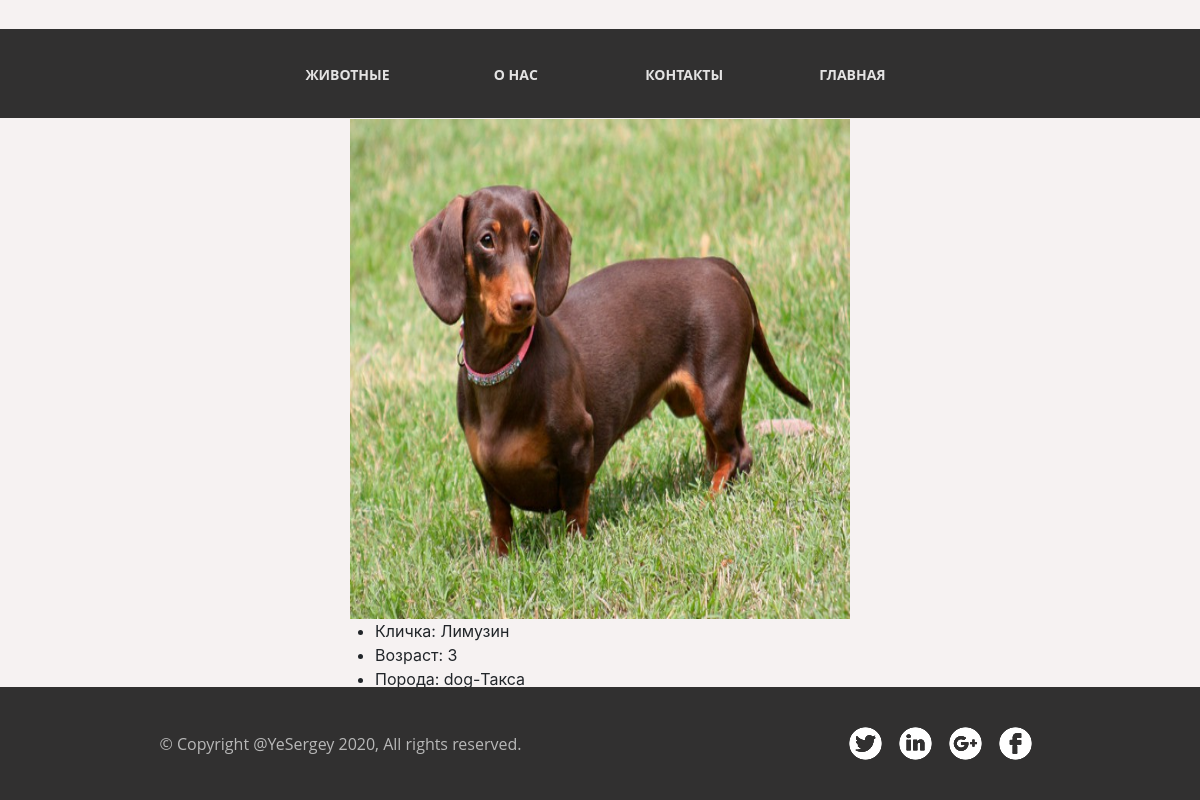
Page /pets/2/ on the committed database.
### pets/models.py (models this page shows, shortened)
class Pet(models.Model):
    pet_type = models.ForeignKey('PetType', on_delete=models.CASCADE, verbose_name='Животина')
    pet_name = models.CharField(max_length=100, verbose_name='Кличка',)
    age = models.IntegerField(verbose_name="Возраст", validators=[validators.MaxValueValidator(300)])
    description = models.TextField(verbose_name="Описание")
    reg_date = models.DateField(auto_now_add=False, verbose_name='Дата регистрации')
    photo = models.ImageField(upload_to='pets_photo', blank=True, verbose_name='Фотография')

class PetType(models.Model):
    DOG = 'dog'
    CAT = 'cat'
    PARROT = 'parrot'
    TYPE_PET = [(DOG, 'dog'), (CAT, 'cat'), (PARROT, 'parrot')]
    type = models.CharField(max_length=90, choices=TYPE_PET, verbose_name='Вид')
    breed = models.CharField(max_length=255, verbose_name='Порода')
    def __str__(self):
        return "-".join((str(self.type), str(self.breed),))

### pets/views.py (the view)
# urls.py: path('pets/<int:pk>/', PetView.as_view(), name='pet_details'),
class PetView(DetailView):
    model = Pet
    context_object_name = 'pet'
    template_name = 'pet_details.html'

### templates/pet_details.html
{% extends 'base.html' %}
{% block content %}
    <div class="main-content">
        <div class="col-lg-4">
            <a href="#">
                <img height="500" width="500" src="{{ pet.photo.url }}" alt="pet_foto">
            </a>
        </div>
        <div class="pet-bio-text">
            <ul>
                <li>Кличка: {{pet.pet_name}}</li>
                <li>Возраст: {{pet.age}}</li>
                <li>Порода: {{pet.pet_type}}</li>
                <li>О питомце: {{pet.description}}</li>
            </ul>
        </div>
    </div>
{% endblock %}

### static/css/style.css (style rules this page uses)
body { margin: 0 0; padding: 0; background-color: #f6f2f2; display: flex; flex-direction: column; justify-content: flex-start; }

### rows in the picture
Pet: photo (picture), pet_name "Лимузин", age "3", pet_type "dog-Такса"
